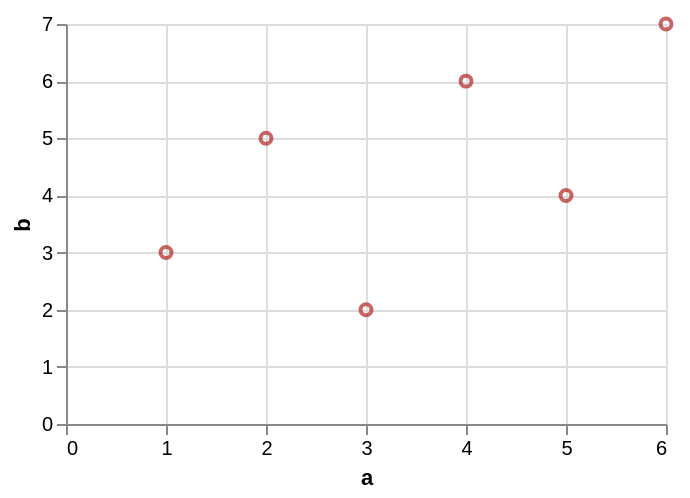

Specify this chart in Vega-Lite:
### Vega-Lite specification from a JSON file in a GitHub repository (floating-point values rounded to 4 significant figures)
{"$schema": "https://vega.github.io/schema/vega-lite/v6.json", "data": {"values": [{"a": 1, "b": 3, "c": "x", "d": "2020-01-01"}, {"a": 2, "b": 5, "c": "y", "d": "2020-03-01"}, {"a": 3, "b": 2, "c": "x", "d": "2020-06-01"}, {"a": 4, "b": 6, "c": "z", "d": "2020-09-01"}, {"a": 5, "b": 4, "c": "y", "d": "2021-01-01"}, {"a": 6, "b": 7, "c": "z", "d": "2021-04-01"}]}, "width": 300, "height": 200, "params": [{"name": "p1", "select": {"type": "point", "fields": ["c"]}}, {"name": "b1", "select": {"type": "interval", "encodings": ["x"]}}], "mark": "point", "encoding": {"x": {"field": "a", "type": "quantitative"}, "y": {"field": "b", "type": "quantitative"}, "color": {"condition": {"test": {"or": [{"param": "p1"}, {"not": {"param": "b1"}}]}, "value": "firebrick"}, "value": "lightgray"}}}
